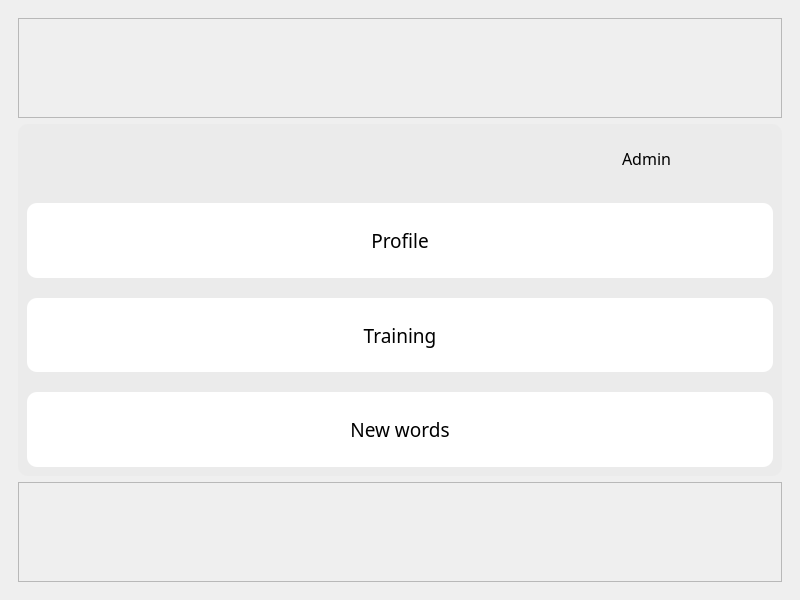
<?xml version="1.0" encoding="UTF-8"?>
<ui version="4.0">
 <class>MainWindow</class>
 <widget class="QMainWindow" name="MainWindow">
  <property name="geometry">
   <rect>
    <x>0</x>
    <y>0</y>
    <width>800</width>
    <height>600</height>
   </rect>
  </property>
  <property name="sizePolicy">
   <sizepolicy hsizetype="Expanding" vsizetype="Expanding">
    <horstretch>0</horstretch>
    <verstretch>0</verstretch>
   </sizepolicy>
  </property>
  <property name="font">
   <font>
    <family>Century Gothic</family>
    <pointsize>14</pointsize>
   </font>
  </property>
  <property name="windowTitle">
   <string>MainWindow</string>
  </property>
  <property name="styleSheet">
   <string notr="true"/>
  </property>
  <widget class="QWidget" name="centralwidget">
   <property name="sizePolicy">
    <sizepolicy hsizetype="Expanding" vsizetype="Expanding">
     <horstretch>0</horstretch>
     <verstretch>0</verstretch>
    </sizepolicy>
   </property>
   <property name="font">
    <font>
     <family>Century Gothic</family>
     <pointsize>14</pointsize>
    </font>
   </property>
   <property name="styleSheet">
    <string notr="true">background-image: url(&quot;D:/Python/PyQt/oxford_words/fon.png&quot;);
background-repeat: no-repeat;
background-position: center center;
background-attachment: fixed;
background-clip: padding-box</string>
   </property>
   <layout class="QGridLayout" name="gridLayout">
    <item row="0" column="0">
     <widget class="QWidget" name="horizontalWidget" native="true">
      <property name="sizePolicy">
       <sizepolicy hsizetype="Expanding" vsizetype="Expanding">
        <horstretch>0</horstretch>
        <verstretch>0</verstretch>
       </sizepolicy>
      </property>
      <property name="font">
       <font>
        <family>Century Gothic</family>
        <pointsize>14</pointsize>
       </font>
      </property>
      <layout class="QGridLayout" name="gridLayout_2">
       <item row="2" column="0">
        <widget class="QWidget" name="verticalWidget" native="true">
         <property name="sizePolicy">
          <sizepolicy hsizetype="Expanding" vsizetype="Expanding">
           <horstretch>0</horstretch>
           <verstretch>0</verstretch>
          </sizepolicy>
         </property>
         <property name="maximumSize">
          <size>
           <width>16777215</width>
           <height>600</height>
          </size>
         </property>
         <property name="font">
          <font>
           <family>Century Gothic</family>
           <pointsize>14</pointsize>
          </font>
         </property>
         <property name="styleSheet">
          <string notr="true">background: #EBEBEB;
border-radius: 10px;</string>
         </property>
         <layout class="QVBoxLayout" name="verticalLayout">
          <property name="spacing">
           <number>20</number>
          </property>
          <item>
           <widget class="QGroupBox" name="horizontalGroupBox">
            <property name="sizePolicy">
             <sizepolicy hsizetype="Expanding" vsizetype="Expanding">
              <horstretch>0</horstretch>
              <verstretch>0</verstretch>
             </sizepolicy>
            </property>
            <property name="maximumSize">
             <size>
              <width>160</width>
              <height>50</height>
             </size>
            </property>
            <property name="layoutDirection">
             <enum>Qt::RightToLeft</enum>
            </property>
            <layout class="QHBoxLayout" name="horizontalLayout">
             <item>
              <widget class="QPushButton" name="logout">
               <property name="sizePolicy">
                <sizepolicy hsizetype="Expanding" vsizetype="Expanding">
                 <horstretch>0</horstretch>
                 <verstretch>0</verstretch>
                </sizepolicy>
               </property>
               <property name="maximumSize">
                <size>
                 <width>45</width>
                 <height>40</height>
                </size>
               </property>
               <property name="layoutDirection">
                <enum>Qt::RightToLeft</enum>
               </property>
               <property name="text">
                <string/>
               </property>
               <property name="icon">
                <iconset>
                 <normaloff>logout.png</normaloff>logout.png</iconset>
               </property>
               <property name="iconSize">
                <size>
                 <width>45</width>
                 <height>40</height>
                </size>
               </property>
              </widget>
             </item>
             <item>
              <widget class="QLabel" name="username">
               <property name="sizePolicy">
                <sizepolicy hsizetype="Expanding" vsizetype="Expanding">
                 <horstretch>0</horstretch>
                 <verstretch>0</verstretch>
                </sizepolicy>
               </property>
               <property name="maximumSize">
                <size>
                 <width>120</width>
                 <height>16777215</height>
                </size>
               </property>
               <property name="font">
                <font>
                 <family>Century Gothic</family>
                 <pointsize>12</pointsize>
                </font>
               </property>
               <property name="text">
                <string>Admin</string>
               </property>
              </widget>
             </item>
            </layout>
           </widget>
          </item>
          <item>
           <widget class="QPushButton" name="profileButton">
            <property name="sizePolicy">
             <sizepolicy hsizetype="Expanding" vsizetype="Expanding">
              <horstretch>0</horstretch>
              <verstretch>0</verstretch>
             </sizepolicy>
            </property>
            <property name="minimumSize">
             <size>
              <width>0</width>
              <height>40</height>
             </size>
            </property>
            <property name="maximumSize">
             <size>
              <width>16777215</width>
              <height>80</height>
             </size>
            </property>
            <property name="font">
             <font>
              <family>Century Gothic</family>
              <pointsize>14</pointsize>
             </font>
            </property>
            <property name="styleSheet">
             <string notr="true">background-color: rgb(255, 255, 255);</string>
            </property>
            <property name="text">
             <string>Profile</string>
            </property>
           </widget>
          </item>
          <item>
           <widget class="QPushButton" name="trainingButton">
            <property name="sizePolicy">
             <sizepolicy hsizetype="Expanding" vsizetype="Expanding">
              <horstretch>0</horstretch>
              <verstretch>0</verstretch>
             </sizepolicy>
            </property>
            <property name="minimumSize">
             <size>
              <width>0</width>
              <height>40</height>
             </size>
            </property>
            <property name="maximumSize">
             <size>
              <width>16777215</width>
              <height>80</height>
             </size>
            </property>
            <property name="font">
             <font>
              <family>Century Gothic</family>
              <pointsize>14</pointsize>
             </font>
            </property>
            <property name="styleSheet">
             <string notr="true">background-color: rgb(255, 255, 255);</string>
            </property>
            <property name="text">
             <string>Training</string>
            </property>
           </widget>
          </item>
          <item>
           <widget class="QPushButton" name="addWordButton">
            <property name="sizePolicy">
             <sizepolicy hsizetype="Expanding" vsizetype="Expanding">
              <horstretch>0</horstretch>
              <verstretch>0</verstretch>
             </sizepolicy>
            </property>
            <property name="minimumSize">
             <size>
              <width>0</width>
              <height>40</height>
             </size>
            </property>
            <property name="maximumSize">
             <size>
              <width>16777215</width>
              <height>80</height>
             </size>
            </property>
            <property name="font">
             <font>
              <family>Century Gothic</family>
              <pointsize>14</pointsize>
             </font>
            </property>
            <property name="styleSheet">
             <string notr="true">background-color: rgb(255, 255, 255);</string>
            </property>
            <property name="text">
             <string>New words</string>
            </property>
           </widget>
          </item>
         </layout>
        </widget>
       </item>
       <item row="3" column="0">
        <widget class="QFrame" name="footer_space">
         <property name="sizePolicy">
          <sizepolicy hsizetype="Expanding" vsizetype="Expanding">
           <horstretch>0</horstretch>
           <verstretch>0</verstretch>
          </sizepolicy>
         </property>
         <property name="maximumSize">
          <size>
           <width>16777215</width>
           <height>100</height>
          </size>
         </property>
         <property name="font">
          <font>
           <family>Century Gothic</family>
           <pointsize>14</pointsize>
          </font>
         </property>
         <property name="frameShape">
          <enum>QFrame::StyledPanel</enum>
         </property>
         <property name="frameShadow">
          <enum>QFrame::Raised</enum>
         </property>
        </widget>
       </item>
       <item row="1" column="0">
        <widget class="QFrame" name="top_space">
         <property name="sizePolicy">
          <sizepolicy hsizetype="Expanding" vsizetype="Expanding">
           <horstretch>0</horstretch>
           <verstretch>0</verstretch>
          </sizepolicy>
         </property>
         <property name="maximumSize">
          <size>
           <width>16777215</width>
           <height>100</height>
          </size>
         </property>
         <property name="font">
          <font>
           <family>Century Gothic</family>
           <pointsize>14</pointsize>
          </font>
         </property>
         <property name="frameShape">
          <enum>QFrame::StyledPanel</enum>
         </property>
         <property name="frameShadow">
          <enum>QFrame::Raised</enum>
         </property>
        </widget>
       </item>
      </layout>
     </widget>
    </item>
   </layout>
  </widget>
 </widget>
 <resources/>
 <connections/>
</ui>
